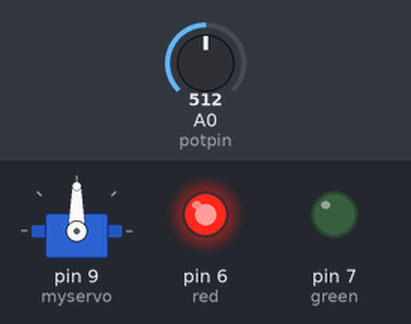
Bench run of a sketch on a simulated Arduino Uno, built with avr-gcc and run on an emulated ATmega328P. Parts: servo, output pins drawn as LEDs (lit = HIGH). The inputs (shaded band) are chosen by the test bench; at power-on: A0 (potpin) = 512.

Above: at 1.2 s.
1.3 s: A0 (potpin) set to 716
At 1.7 s:
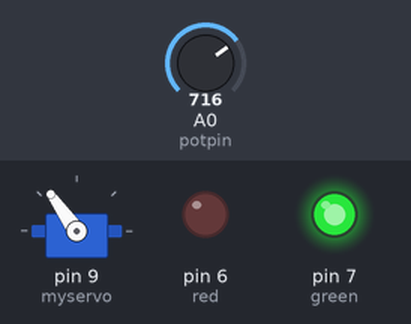
2.8 s: A0 (potpin) set to 900
At 3.8 s:
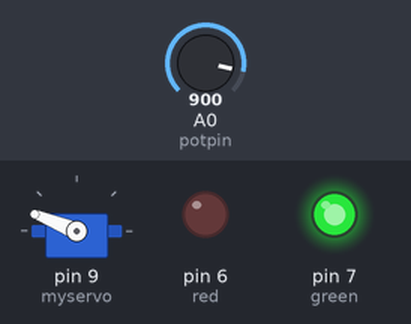
4.3 s: A0 (potpin) set to 1023
At 5.3 s:
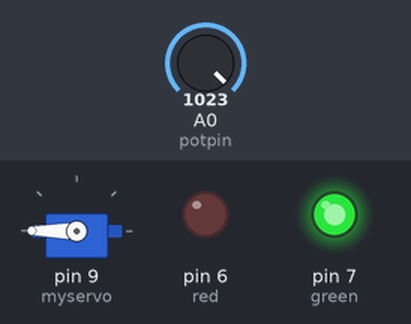
5.8 s: A0 (potpin) set to 306
At 6.2 s:
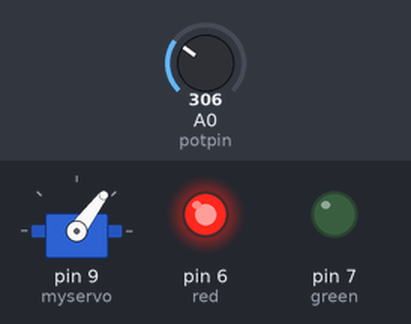
7.3 s: A0 (potpin) set to 122
At 7.6 s:
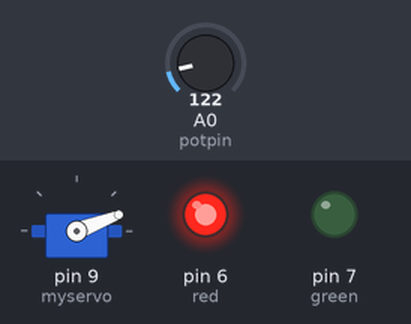
Timing chart, 0 to 9.8 s (numbered marks = the images above; inputs shaded):
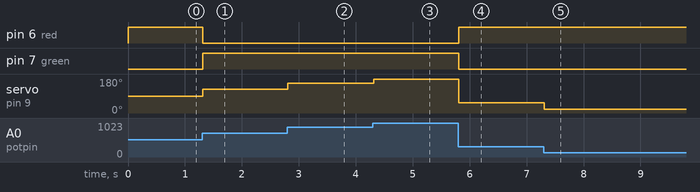

The sketch:

Train_Crossing.ino
```cpp
/*
  Electronics Lesson 5: Train Crossing
  ------------------------------------------------

  Description
  -----------
  Controls servo using the potentiometer. Lights up green LED when more than 90 degrees and lights red LED hwne less than 90 degrees.
*/

#include <Servo.h>

Servo myservo;  // create servo object to control a servo

int potpin = 0;  // analog pin A0 used to connect the potentiometer
int val;    // variable to read the value from the analog pin

const int green =  7;      // the number of the LED pin for green LED
const int red =  6;        // the number of the LED pin for red LED

void setup() {
  // initialize the LED pin as an output:
  pinMode(green, OUTPUT);
  pinMode(red, OUTPUT);

  myservo.attach(9);  // attaches the servo on pin 9 to the servo object
}

void loop() {
  val = analogRead(potpin);            // reads the value of the potentiometer (value between 0 and 1023)
  val = map(val, 0, 1023, 0, 180);     // scale it to use it with the servo (value between 0 and 180)
  myservo.write(val);                  // sets the servo position according to the scaled value

  if (val > 90) {                      //
    digitalWrite(green, HIGH);
    digitalWrite(red, LOW);
  } else {
    digitalWrite(green, LOW);
    digitalWrite(red, HIGH);
  }

  delay(15);                           // waits for the servo to get there
}
```

Measured:
- after the input at 1.3 s, pin 6 (red): HIGH → LOW at once; pin 7 (green): LOW → HIGH at once; servo on pin 9 (myservo): 90° → 125° at once
- after the input at 2.8 s, servo on pin 9 (myservo): 125° → 158° at once
- after the input at 4.3 s, servo on pin 9 (myservo): 158° → 180° at once
- after the input at 5.8 s, pin 6 (red): LOW → HIGH at once; pin 7 (green): HIGH → LOW at once; servo on pin 9 (myservo): 180° → 53° at once
- after the input at 7.3 s, servo on pin 9 (myservo): 53° → 21° at once
